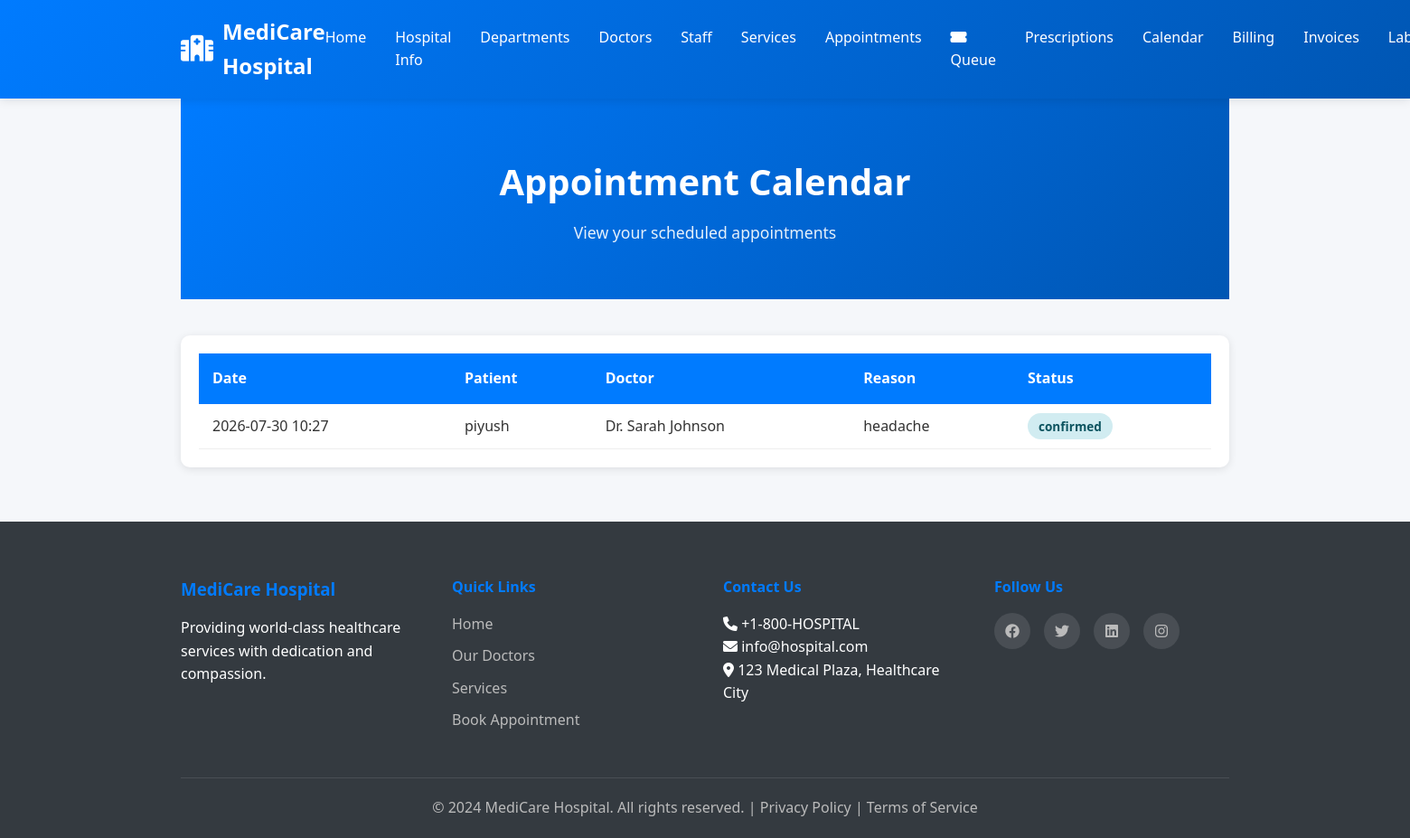
/calendar (signed in), run on an earlier commit of the app's database.
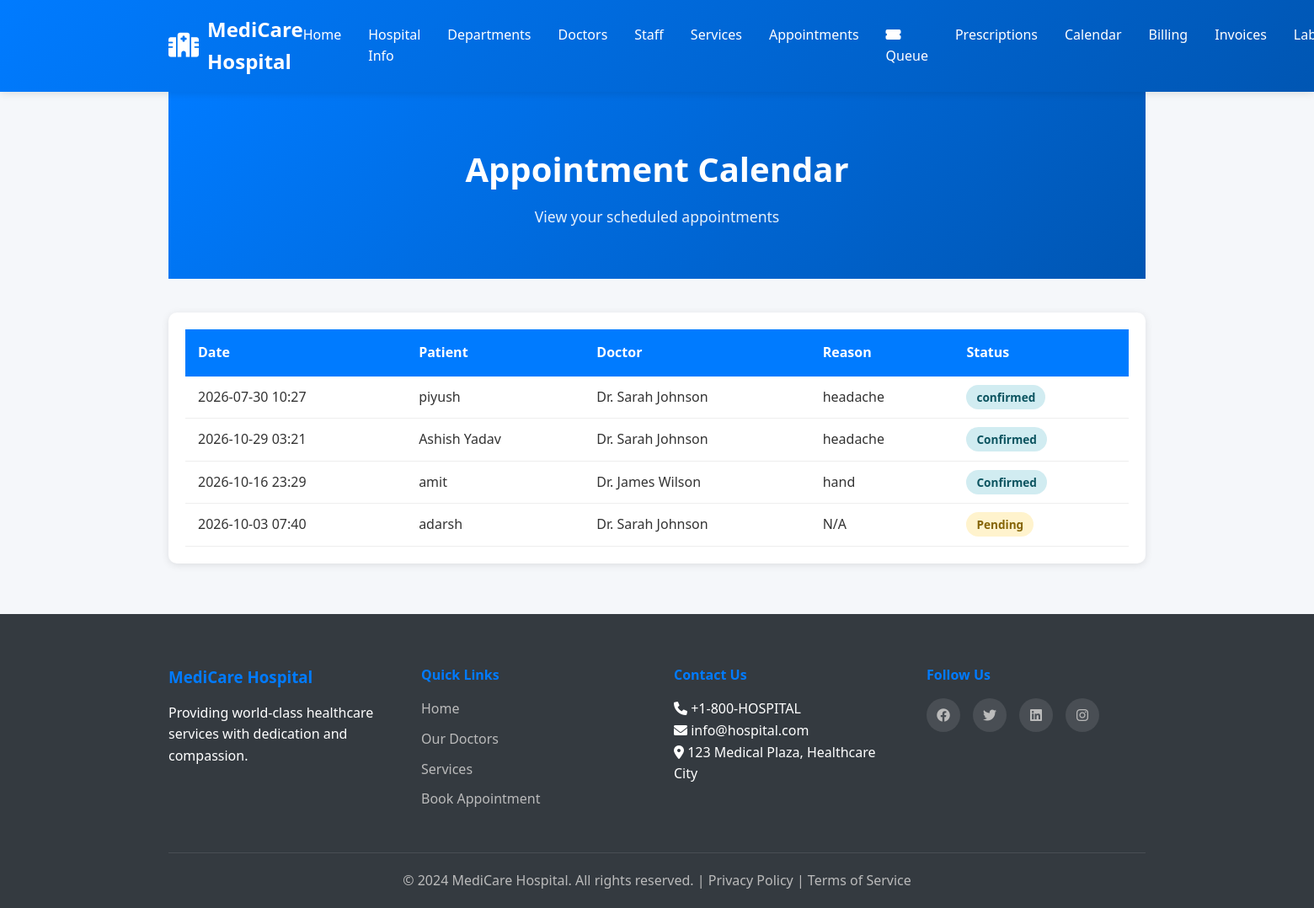
And on a later commit of the database.
### hospital/hospital_management_system/app.py (models this page shows)
class Appointment(db.Model):
    id = db.Column(db.Integer, primary_key=True)
    user_id = db.Column(db.Integer, db.ForeignKey('user.id'))
    patient_name = db.Column(db.String(100), nullable=False)
    patient_email = db.Column(db.String(100), nullable=False)
    patient_phone = db.Column(db.String(20), nullable=False)
    doctor_id = db.Column(db.Integer, db.ForeignKey('doctor.id'), nullable=False)
    appointment_date = db.Column(db.DateTime, nullable=False)
    reason = db.Column(db.Text)
    status = db.Column(db.String(20), default='Pending')
    token_number = db.Column(db.Integer)
    queue_date = db.Column(db.Date)
    queue_status = db.Column(db.String(30), default='Waiting')
    called_at = db.Column(db.DateTime)
    consultation_started_at = db.Column(db.DateTime)
    queue_completed_at = db.Column(db.DateTime)
    created_at = db.Column(db.DateTime, default=datetime.now)
    doctor = db.relationship('Doctor', backref='appointments')

class Doctor(db.Model):
    id = db.Column(db.Integer, primary_key=True)
    name = db.Column(db.String(100), nullable=False)
    specialization = db.Column(db.String(100), nullable=False)
    department_id = db.Column(db.Integer, db.ForeignKey('department.id'))
    experience = db.Column(db.Integer, nullable=False)
    phone = db.Column(db.String(20))
    email = db.Column(db.String(100))
    image = db.Column(db.String(255))
    availability = db.Column(db.String(50), default='Available')
    bio = db.Column(db.Text)
    created_at = db.Column(db.DateTime, default=datetime.now)
    department = db.relationship('Department', foreign_keys=[department_id], backref='doctors')

### hospital/hospital_management_system/app.py (the view)
@app.route('/calendar')
@login_required
def calendar_page():
    appointments = Appointment.query.all() if session.get('user_type') == 'admin' else Appointment.query.filter_by(user_id=session['user_id']).all()
    return render_template('calendar.html', appointments=appointments)

### hospital/hospital_management_system/app.py (called while the page is built)
def login_required(f):
    @wraps(f)
    def decorated_function(*args, **kwargs):
        if 'user_id' not in session:
            flash('Please log in first', 'danger')
            return redirect(url_for('login'))
        return f(*args, **kwargs)
    return decorated_function

### hospital/hospital_management_system/templates/calendar.html (shortened to what this page needs)
{% extends "base.html" %}
{% block content %}
<div class="container">
    <div class="page-header"><h1>Appointment Calendar</h1><p>View your scheduled appointments</p></div>
    <section class="appointments-list-section">
        {% if appointments %}
        <div class="appointments-table-wrapper"><table class="appointments-table"><thead><tr><th>Date</th><th>Patient</th><th>Doctor</th><th>Reason</th><th>Status</th></tr></thead><tbody>
        {% for appointment in appointments %}<tr><td>{{ appointment.appointment_date.strftime('%Y-%m-%d %H:%M') }}</td><td>{{ appointment.patient_name }}</td><td>{{ appointment.doctor.name }}</td><td>{{ appointment.reason or 'N/A' }}</td><td><span class="status status-{{ appointment.status.lower() }}">{{ appointment.status }}</span></td></tr>{% endfor %}
        </tbody></table></div>
        {% else %}<p class="empty-message">No appointments scheduled.</p>{% endif %}
    </section>
</div>
{% endblock %}

### hospital/hospital_management_system/templates/base.html (shortened to what this page needs)
<!DOCTYPE html>
<html lang="en">
<head>
    <link rel="stylesheet" href="{{ url_for('static', filename='css/style.css') }}">
    <link rel="stylesheet" href="https://cdnjs.cloudflare.com/ajax/libs/font-awesome/6.0.0/css/all.min.css">
</head>
<body>
    <nav class="navbar">
        <div class="container">
            <div class="navbar-brand">
                <a href="/" class="logo">
                    <i class="fas fa-hospital"></i> MediCare Hospital
                </a>
            </div>
            <ul class="nav-menu">
                <li><a href="/" class="nav-link">Home</a></li>
                <li><a href="/hospital-info" class="nav-link">Hospital Info</a></li>
                <li><a href="{{ url_for('departments_page') }}" class="nav-link">Departments</a></li>
                <li><a href="/doctors" class="nav-link">Doctors</a></li>
                <li><a href="/staff" class="nav-link">Staff</a></li>
                <li><a href="/services" class="nav-link">Services</a></li>
                <li><a href="/appointments" class="nav-link">Appointments</a></li>
                <li><a href="{{ url_for('queue_page') }}" class="nav-link"><i class="fas fa-ticket-alt"></i> Queue</a></li>
                {% if session.get('user_id') %}<li><a href="{{ url_for('prescriptions_page') }}" class="nav-link">Prescriptions</a></li>{% endif %}
                {% if session.get('user_id') %}<li><a href="{{ url_for('calendar_page') }}" class="nav-link">Calendar</a></li>{% endif %}
                <li><a href="/bills" class="nav-link">Billing</a></li>
                {% if session.get('user_id') %}<li><a href="{{ url_for('invoices_page') }}" class="nav-link">Invoices</a></li>{% endif %}
                {% if session.get('user_id') %}<li><a href="{{ url_for('laboratory_page') }}" class="nav-link">Laboratory</a></li>{% endif %}
            </ul>
        </div>
    </nav>
    <main class="main-content">
        {% block content %}{% endblock %}
    </main>
    <footer class="footer">
        <div class="container">
            <div class="footer-content">
                <div class="footer-section">
                    <h3>MediCare Hospital</h3>
                    <p>Providing world-class healthcare services with dedication and compassion.</p>
                </div>
                <div class="footer-section">
                    <h4>Quick Links</h4>
                    <ul>
                        <li><a href="/">Home</a></li>
                        <li><a href="/doctors">Our Doctors</a></li>
                        <li><a href="/services">Services</a></li>
                        <li><a href="/appointments">Book Appointment</a></li>
                    </ul>
                </div>
                <div class="footer-section">
                    <h4>Contact Us</h4>
                    <p><i class="fas fa-phone"></i> +1-800-HOSPITAL</p>
                    <p><i class="fas fa-envelope"></i> info@hospital.com</p>
                    <p><i class="fas fa-map-marker-alt"></i> 123 Medical Plaza, Healthcare City</p>
                </div>
                <div class="footer-section">
                    <h4>Follow Us</h4>
                    <div class="social-links">
                        <a href="#"><i class="fab fa-facebook"></i></a>
                        <a href="#"><i class="fab fa-twitter"></i></a>
                        <a href="#"><i class="fab fa-linkedin"></i></a>
                        <a href="#"><i class="fab fa-instagram"></i></a>
                    </div>
                </div>
            </div>
            <div class="footer-bottom">
                <p>&copy; 2024 MediCare Hospital. All rights reserved. | Privacy Policy | Terms of Service</p>
            </div>
        </div>
    </footer>
</body>
</html>

### hospital/hospital_management_system/static/css/style.css (style rules this page uses)
* { margin: 0; padding: 0; box-sizing: border-box; }
:root { --primary-color: #007bff; --secondary-color: #6c757d; --success-color: #28a745; --danger-color: #dc3545; --warning-color: #ffc107; --info-color: #17a2b8; --dark-color: #343a40; --light-color: #f8f9fa; --white: #ffffff; --shadow: 0 2px 10px rgba(0, 0, 0, 0.1); --shadow-lg: 0 5px 20px rgba(0, 0, 0, 0.15); }
html { scroll-behavior: smooth; }
body { font-family: 'Segoe UI', Tahoma, Geneva, Verdana, sans-serif; color: #333; background-color: #f5f7fa; line-height: 1.6; }
.container { max-width: 1200px; margin: 0 auto; padding: 0 20px; }
.navbar { background: linear-gradient(135deg, var(--primary-color) 0%, #0056b3 100%); color: white; padding: 1rem 0; position: sticky; top: 0; z-index: 1000; box-shadow: var(--shadow); }
.navbar .container { display: flex; justify-content: space-between; align-items: center; }
.navbar-brand { display: flex; align-items: center; }
.logo { font-size: 1.5rem; font-weight: bold; color: white; text-decoration: none; display: flex; align-items: center; gap: 10px; }
.logo i { font-size: 1.8rem; }
.nav-menu { display: flex; list-style: none; gap: 2rem; }
.nav-link { color: white; text-decoration: none; transition: opacity 0.3s; }
.page-header { background: linear-gradient(135deg, var(--primary-color) 0%, #0056b3 100%); color: white; padding: 60px 20px; text-align: center; margin-bottom: 40px; }
.page-header h1 { font-size: 2.5rem; margin-bottom: 10px; }
.page-header p { font-size: 1.1rem; opacity: 0.9; }
.appointments-table-wrapper, .bills-list-wrapper { background: white; padding: 20px; border-radius: 10px; box-shadow: var(--shadow); overflow-x: auto; }
.appointments-table, .bills-table { width: 100%; border-collapse: collapse; }
.appointments-table thead, .bills-table thead { background: var(--primary-color); color: white; }
.appointments-table th, .bills-table th { padding: 15px; text-align: left; font-weight: 600; }
.appointments-table td, .bills-table td { padding: 12px 15px; border-bottom: 1px solid #eee; }
.status { padding: 5px 12px; border-radius: 20px; font-weight: 600; font-size: 0.85rem; }
.status-pending { background: #fff3cd; color: #856404; }
.status-confirmed { background: #d1ecf1; color: #0c5460; }
.footer { background: var(--dark-color); color: white; padding: 60px 20px 20px; margin-top: 60px; }
.footer-content { display: grid; grid-template-columns: repeat(auto-fit, minmax(250px, 1fr)); gap: 40px; margin-bottom: 40px; }
.footer-section h3, .footer-section h4 { margin-bottom: 15px; color: var(--primary-color); }
.footer-section ul { list-style: none; }
.footer-section ul li { margin-bottom: 10px; }
.footer-section a { color: #bbb; text-decoration: none; transition: color 0.3s; }
.social-links { display: flex; gap: 15px; }
.social-links a { display: inline-flex; align-items: center; justify-content: center; width: 40px; height: 40px; background: rgba(255, 255, 255, 0.1); border-radius: 50%; transition: background 0.3s; }
.footer-bottom { text-align: center; border-top: 1px solid rgba(255, 255, 255, 0.1); padding-top: 20px; color: #bbb; }

What changed in the data, as far as the page shows it:
added Appointment: appointment_date "2026-10-29 03:21", patient_name "Ashish Yadav", doctor.name "Dr. Sarah Johnson", reason "headache", status "Confirmed"
added Appointment: appointment_date "2026-10-16 23:29", patient_name "amit", doctor.name "Dr. James Wilson", reason "hand", status "Confirmed"
added Appointment: appointment_date "2026-10-03 07:40", patient_name "adarsh", doctor.name "Dr. Sarah Johnson", reason "N/A", status "Pending"
